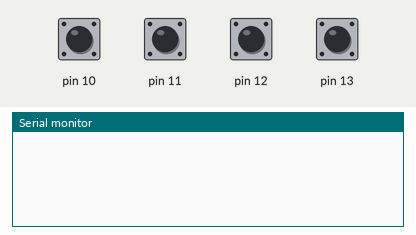
Recording of a sketch running on a simulated Arduino Uno, built with avr-gcc and run on an emulated ATmega328P. Parts: the last lines printed to the serial monitor. Inputs (shaded band) come from the test bench; at power-on: pin 10–13 HIGH.

Above: at 1.2 s.
1.3 s: pin 10 pulled LOW for 0.25 s
At 2.6 s:
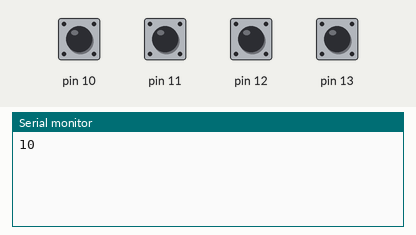
3.0 s: pin 11 pulled LOW for 0.25 s
At 4.0 s:
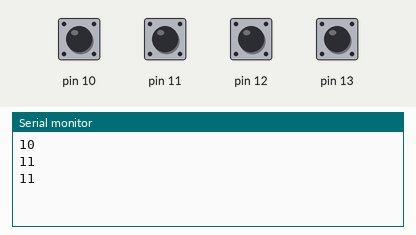
4.7 s: pin 12 pulled LOW for 0.25 s
At 5.2 s:
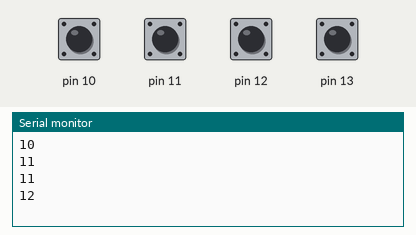
6.4 s: pin 13 pulled LOW for 0.25 s
At 7.8 s:
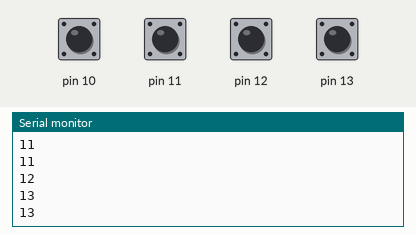
Timing chart, 0 to 9.1 s (numbered marks = the images above; inputs shaded):
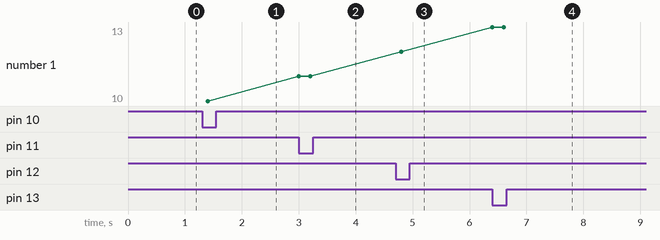

The sketch:

button.ino
```cpp
void setup() {
  Serial.begin(9600);
  pinMode(10, INPUT_PULLUP);
  pinMode(11, INPUT_PULLUP);
  pinMode(12, INPUT_PULLUP);
  pinMode(13, INPUT_PULLUP);
}
void loop() {
  int sensorVal10 = digitalRead(10);
  if (sensorVal10 == LOW) {
    Serial.println("10");
  }
  int sensorVal11 = digitalRead(11);
  if (sensorVal11 == LOW) {
    Serial.println("11");
  }
  int sensorVal12 = digitalRead(12);
  if (sensorVal12 == LOW) {
    Serial.println("12");
  }
  int sensorVal13 = digitalRead(13);
  if (sensorVal13 == LOW) {
    Serial.println("13");
  }
  delay(200);
}
```

Measured:
- after the input at 1.3 s, the serial monitor: prints a new line after 0.10 s (image 1)
- after the input at 3.0 s, the serial monitor: prints a new line at once (image 2)
- after the input at 4.7 s, the serial monitor: prints a new line after 0.10 s (image 3)
- after the input at 6.4 s, the serial monitor: prints a new line at once (image 4)
- plotted number 1: 10 → 11 after the input at 3.0 s, 11 → 12 after the input at 4.7 s, 12 → 13 after the input at 6.4 s
